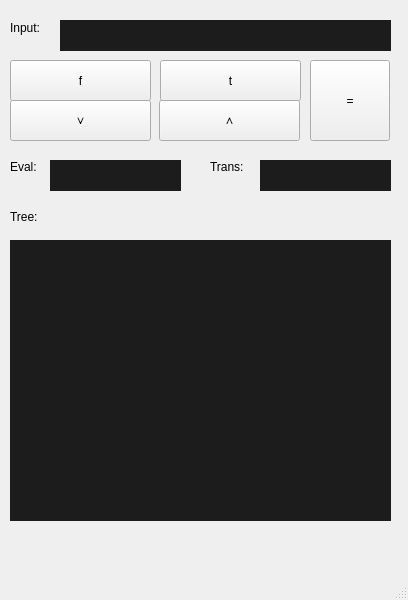
<?xml version="1.0" encoding="UTF-8"?>
<ui version="4.0">
 <class>MainWindow</class>
 <widget class="QMainWindow" name="MainWindow">
  <property name="geometry">
   <rect>
    <x>0</x>
    <y>0</y>
    <width>408</width>
    <height>600</height>
   </rect>
  </property>
  <property name="windowTitle">
   <string>MainWindow</string>
  </property>
  <widget class="QWidget" name="centralwidget">
   <widget class="QLineEdit" name="input_text">
    <property name="enabled">
     <bool>true</bool>
    </property>
    <property name="geometry">
     <rect>
      <x>60</x>
      <y>20</y>
      <width>331</width>
      <height>31</height>
     </rect>
    </property>
    <property name="font">
     <font>
      <family>Courier New</family>
     </font>
    </property>
    <property name="autoFillBackground">
     <bool>false</bool>
    </property>
    <property name="styleSheet">
     <string notr="true">background-color: #1c1c1c;</string>
    </property>
    <property name="frame">
     <bool>false</bool>
    </property>
   </widget>
   <widget class="QPushButton" name="button_t">
    <property name="geometry">
     <rect>
      <x>160</x>
      <y>60</y>
      <width>141</width>
      <height>41</height>
     </rect>
    </property>
    <property name="text">
     <string>t</string>
    </property>
   </widget>
   <widget class="QPushButton" name="button_f">
    <property name="geometry">
     <rect>
      <x>10</x>
      <y>60</y>
      <width>141</width>
      <height>41</height>
     </rect>
    </property>
    <property name="text">
     <string>f</string>
    </property>
   </widget>
   <widget class="QPushButton" name="button_and">
    <property name="geometry">
     <rect>
      <x>159</x>
      <y>100</y>
      <width>141</width>
      <height>41</height>
     </rect>
    </property>
    <property name="text">
     <string>∧</string>
    </property>
   </widget>
   <widget class="QLabel" name="input_label">
    <property name="geometry">
     <rect>
      <x>10</x>
      <y>20</y>
      <width>71</width>
      <height>16</height>
     </rect>
    </property>
    <property name="text">
     <string>Input:</string>
    </property>
   </widget>
   <widget class="QLabel" name="output_eval">
    <property name="geometry">
     <rect>
      <x>10</x>
      <y>160</y>
      <width>57</width>
      <height>14</height>
     </rect>
    </property>
    <property name="text">
     <string>Eval:</string>
    </property>
   </widget>
   <widget class="QPushButton" name="button_equal">
    <property name="geometry">
     <rect>
      <x>310</x>
      <y>60</y>
      <width>80</width>
      <height>81</height>
     </rect>
    </property>
    <property name="text">
     <string>=</string>
    </property>
   </widget>
   <widget class="QPushButton" name="button_or">
    <property name="geometry">
     <rect>
      <x>10</x>
      <y>100</y>
      <width>141</width>
      <height>41</height>
     </rect>
    </property>
    <property name="text">
     <string>∨</string>
    </property>
   </widget>
   <widget class="QLabel" name="output_trans">
    <property name="geometry">
     <rect>
      <x>210</x>
      <y>160</y>
      <width>57</width>
      <height>14</height>
     </rect>
    </property>
    <property name="text">
     <string>Trans:</string>
    </property>
   </widget>
   <widget class="QLabel" name="output_tree">
    <property name="geometry">
     <rect>
      <x>10</x>
      <y>210</y>
      <width>57</width>
      <height>14</height>
     </rect>
    </property>
    <property name="text">
     <string>Tree:</string>
    </property>
   </widget>
   <widget class="QLabel" name="label_eval">
    <property name="enabled">
     <bool>true</bool>
    </property>
    <property name="geometry">
     <rect>
      <x>50</x>
      <y>160</y>
      <width>131</width>
      <height>31</height>
     </rect>
    </property>
    <property name="font">
     <font>
      <family>Courier New</family>
     </font>
    </property>
    <property name="autoFillBackground">
     <bool>false</bool>
    </property>
    <property name="styleSheet">
     <string notr="true">background-color: #1c1c1c;</string>
    </property>
    <property name="frameShape">
     <enum>QFrame::Shape::NoFrame</enum>
    </property>
    <property name="text">
     <string/>
    </property>
   </widget>
   <widget class="QLabel" name="label_trans">
    <property name="enabled">
     <bool>true</bool>
    </property>
    <property name="geometry">
     <rect>
      <x>260</x>
      <y>160</y>
      <width>131</width>
      <height>31</height>
     </rect>
    </property>
    <property name="font">
     <font>
      <family>Courier New</family>
     </font>
    </property>
    <property name="autoFillBackground">
     <bool>false</bool>
    </property>
    <property name="styleSheet">
     <string notr="true">background-color: #1c1c1c;</string>
    </property>
    <property name="frameShape">
     <enum>QFrame::Shape::NoFrame</enum>
    </property>
    <property name="text">
     <string/>
    </property>
   </widget>
   <widget class="QLabel" name="label_tree">
    <property name="geometry">
     <rect>
      <x>10</x>
      <y>240</y>
      <width>381</width>
      <height>281</height>
     </rect>
    </property>
    <property name="font">
     <font>
      <family>Courier New</family>
     </font>
    </property>
    <property name="autoFillBackground">
     <bool>false</bool>
    </property>
    <property name="styleSheet">
     <string notr="true">background-color: #1c1c1c;</string>
    </property>
    <property name="text">
     <string/>
    </property>
    <property name="alignment">
     <set>Qt::AlignmentFlag::AlignLeading|Qt::AlignmentFlag::AlignLeft|Qt::AlignmentFlag::AlignTop</set>
    </property>
   </widget>
  </widget>
  <widget class="QMenuBar" name="menubar">
   <property name="geometry">
    <rect>
     <x>0</x>
     <y>0</y>
     <width>408</width>
     <height>37</height>
    </rect>
   </property>
  </widget>
  <widget class="QStatusBar" name="statusbar"/>
 </widget>
 <resources/>
 <connections/>
</ui>
